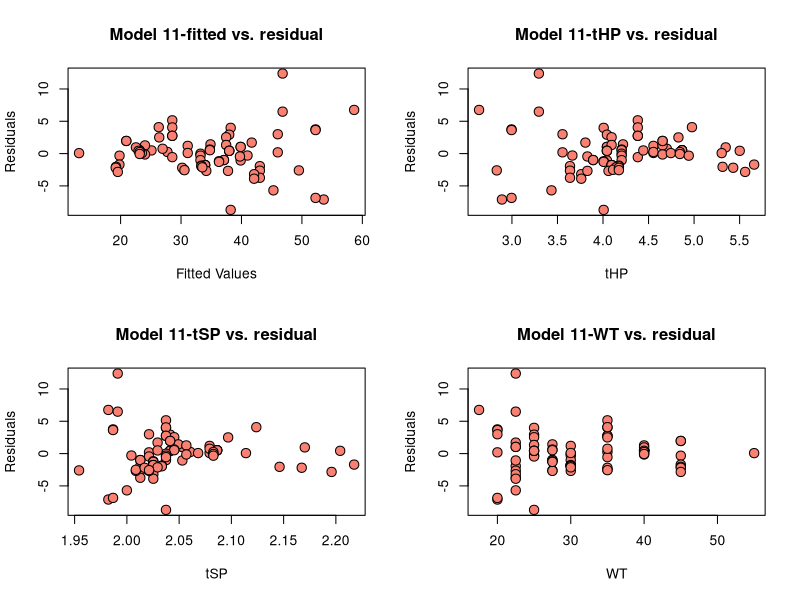
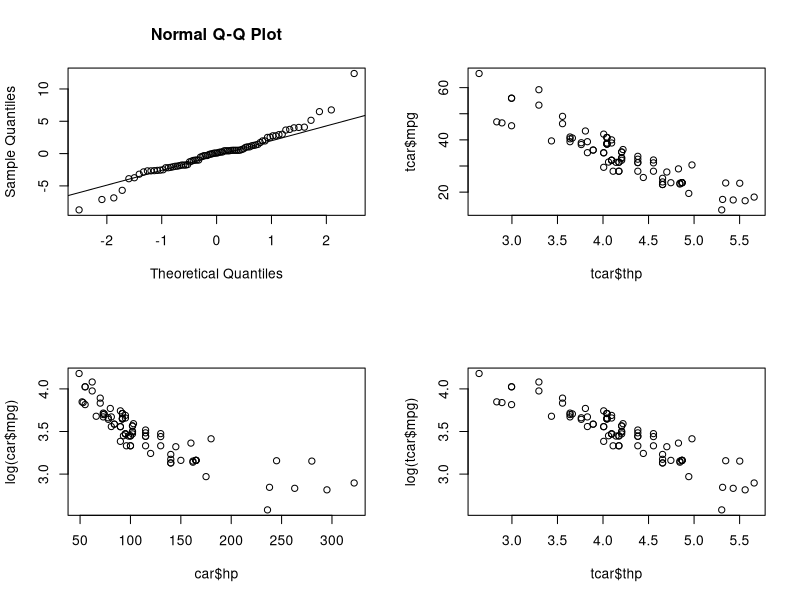
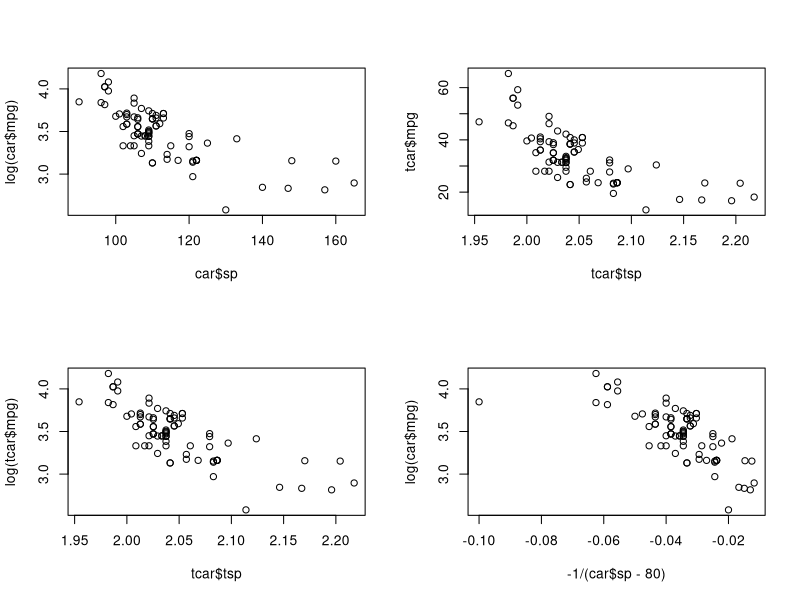
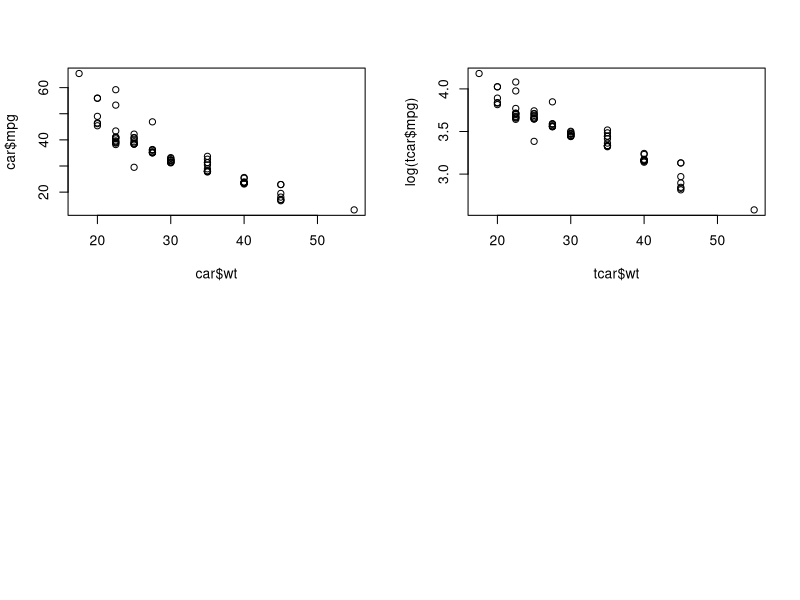
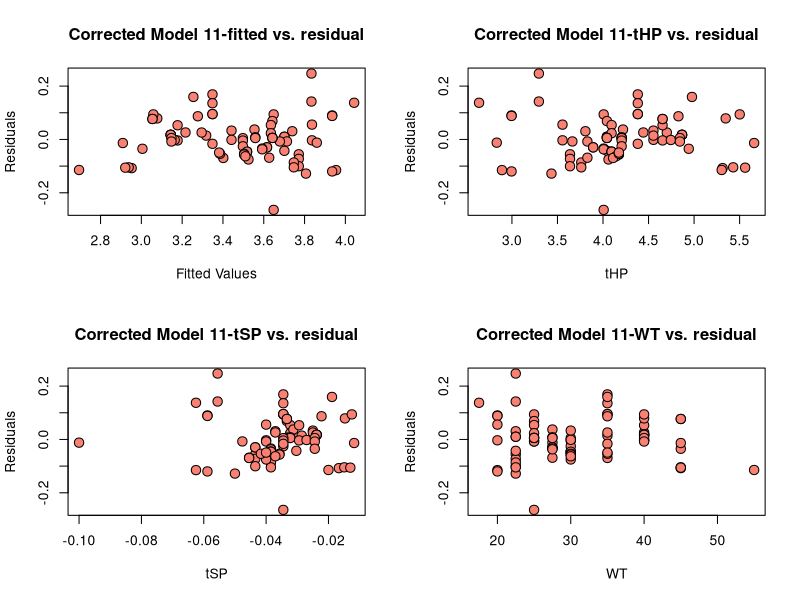
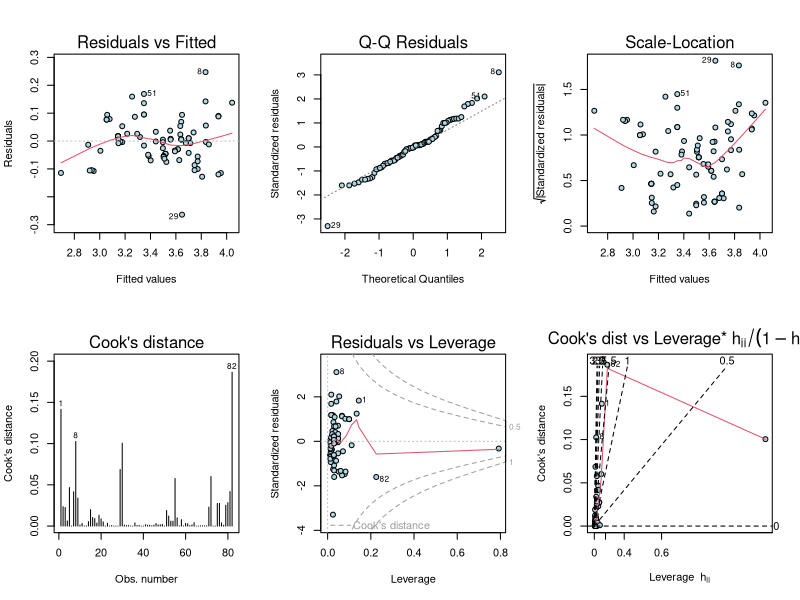
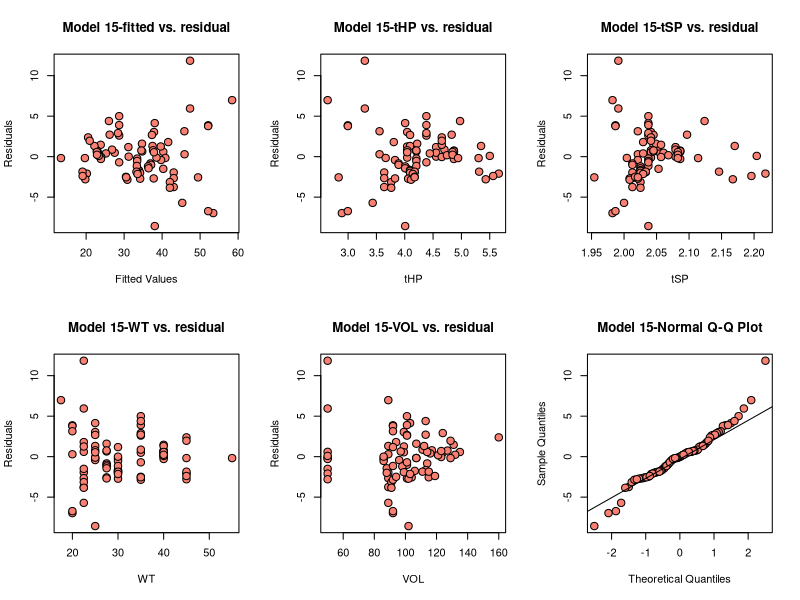
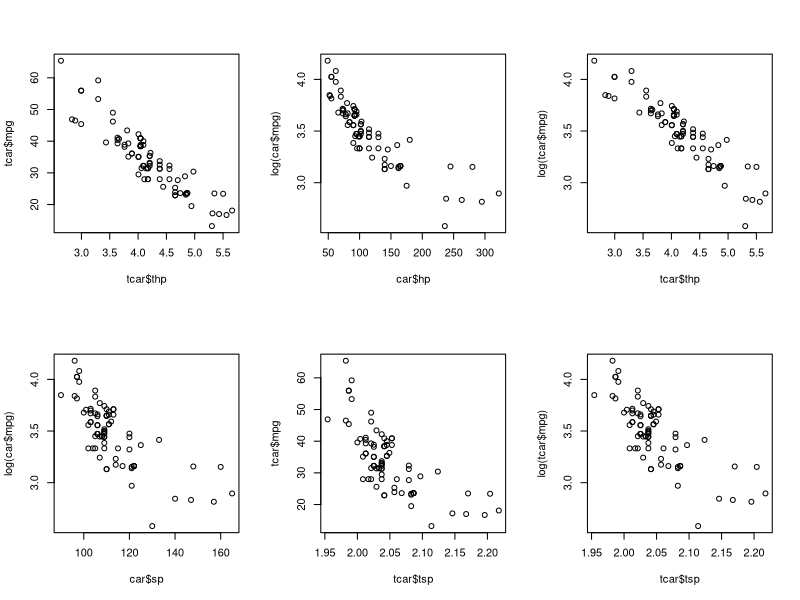

Generate these figures, in order, with R:
setwd('./Documents/course/Regression_Analysis/Assignments/Final_Report')
car <- read.csv('car_data.txt',header=TRUE,sep='')
car <- car[,-1]

library(ggplot2); library(GGally)
colnames(car) = c( "vol","hp","mpg","sp","wt")
tsp <- log10(car$sp);thp <- log(car$hp-35);
tcar <- data.frame(car$vol,thp,car$mpg,tsp,car$wt)
colnames(tcar)=c('vol','thp','mpg','tsp','wt')


## Model Diagonostics
mod1 <- lm(mpg~thp+tsp+wt,data=tcar); summary(mod1)

mod2 <- lm(mpg~thp+tsp+wt+vol,data=tcar); summary(mod2)

mod3 <- lm(mpg~thp+tsp+vol,data=tcar); summary(mod3)

#mod4 <- lm(mpg~thp+tsp,data=tcar); summary(mod4)

#mod5 <- lm(mpg~thp+wt+vol,data=tcar); summary(mod5)

### Model diagonostics on Model1
# 1) Residual plot and qq plot
par(mfrow=c(2,2))
plot(mod1$fit,mod1$res,xlab='Fitted Values', ylab='Residuals',
     main='Model 11-fitted vs. residual',pch=21, col='black', bg='salmon', cex=1.5)
plot(tcar$thp,mod1$res,xlab='tHP',ylab='Residuals',
     main='Model 11-tHP vs. residual', pch=21, col='black', bg='salmon',cex=1.5)
plot(tcar$tsp,mod1$res,xlab='tSP',ylab='Residuals',
     main='Model 11-tSP vs. residual', pch=21, col='black', bg='salmon',cex=1.5)
plot(tcar$wt,mod1$res,xlab='WT',ylab='Residuals',
     main='Model 11-WT vs. residual', pch=21, col='black', bg='salmon',cex=1.5)
qqnorm(mod1$res);qqline(mod1$res)
# 2) Transformation for correcting heteroscedasiticity.
plot(tcar$thp,tcar$mpg);
plot(car$hp,log(car$mpg))
plot(tcar$thp,log(tcar$mpg)) #***

plot(car$sp,log(car$mpg))
plot(tcar$tsp,tcar$mpg);
plot(tcar$tsp,log(tcar$mpg))
plot(-1/(car$sp-80),log(car$mpg)) #***

plot(car$wt, car$mpg)
plot(tcar$wt,log(tcar$mpg)) #***

# 3) Examine the residual to see the if the transformation worked
tmpg <- log(tcar$mpg)
thp <- tcar$thp
tsp <- -1/(car$sp-80)
twt <- tcar$wt

modtrail1 <- lm(tmpg ~ thp+tsp+twt);

# 4) Residual Plots on newly obtained model
par(mfrow=c(2,2))
plot(modtrail1$fit,modtrail1$res,xlab='Fitted Values', ylab='Residuals',
     main='Corrected Model 11-fitted vs. residual',pch=21, col='black', bg='salmon', cex=1.5)
plot(thp,modtrail1$res,xlab='tHP',ylab='Residuals',
     main='Corrected Model 11-tHP vs. residual', pch=21, col='black', bg='salmon',cex=1.5)
plot(tsp,modtrail1$res,xlab='tSP',ylab='Residuals',
     main='Corrected Model 11-tSP vs. residual', pch=21, col='black', bg='salmon',cex=1.5)
plot(twt,modtrail1$res,xlab='WT',ylab='Residuals',
     main='Corrected Model 11-WT vs. residual', pch=21, col='black', bg='salmon',cex=1.5)

# 5) Outlier and other model diagnosis
par(mfrow=c(2,3))
plot(modtrail1,which=c(1:6),pch=21,col='black',bg='lightblue')





### Model diagonostics on Model2
# 1) Residual plot and qq plot
par(mfrow=c(2,3))
plot(mod2$fit,mod2$res,xlab='Fitted Values', ylab='Residuals',
     main='Model 15-fitted vs. residual',pch=21, col='black', bg='salmon', cex=1.5)
plot(tcar$thp,mod2$res,xlab='tHP',ylab='Residuals',
     main='Model 15-tHP vs. residual', pch=21, col='black', bg='salmon',cex=1.5)
plot(tcar$tsp,mod2$res,xlab='tSP',ylab='Residuals',
     main='Model 15-tSP vs. residual', pch=21, col='black', bg='salmon',cex=1.5)
plot(tcar$wt,mod2$res,xlab='WT',ylab='Residuals',
     main='Model 15-WT vs. residual', pch=21, col='black', bg='salmon',cex=1.5)
plot(tcar$vol,mod2$res,xlab='VOL',ylab='Residuals',
     main='Model 15-VOL vs. residual', pch=21, col='black', bg='salmon',cex=1.5)
qqnorm(mod2$res,pch=21,col='black',bg='salmon',cex=1.5, main='Model 15-Normal Q-Q Plot');qqline(mod2$res)

# 2) Transformation for correcting heteroscedasiticity.
plot(tcar$thp,tcar$mpg);
plot(car$hp,log(car$mpg))
plot(tcar$thp,log(tcar$mpg)) #***

plot(car$sp,log(car$mpg))
plot(tcar$tsp,tcar$mpg);
plot(tcar$tsp,log(tcar$mpg))
plot(-1/(car$sp-80),log(car$mpg)) #***

plot(car$wt, car$mpg)
plot(tcar$wt,log(tcar$mpg)) #***

plot(car$vol,car$mpg)
plot(log(car$vol), log(car$mpg))#***


# 3) Examine the residual to see the if the transformation worked
tmpg <- log(tcar$mpg)
thp <- tcar$thp
tsp <- -1/(car$sp-80)
twt <- tcar$wt
tvol <- log(car$vol)

modtrail2 <- lm(tmpg ~ thp+tsp+twt+tvol);

# 4) Residual Plots on newly obtained model
par(mfrow=c(2,3))
plot(modtrail2$fit,modtrail2$res,xlab='Fitted Values', ylab='Residuals',
     main='Corrected Model 15-fitted vs. residual',pch=21, col='black', bg='salmon', cex=1.5)
plot(thp,modtrail2$res,xlab='tHP',ylab='Residuals',
     main='Corrected Model 15-tHP vs. residual', pch=21, col='black', bg='salmon',cex=1.5)
plot(tsp,modtrail2$res,xlab='tSP',ylab='Residuals',
     main='Corrected Model 15-tSP vs. residual', pch=21, col='black', bg='salmon',cex=1.5)
plot(twt,modtrail2$res,xlab='WT',ylab='Residuals',
     main='Corrected Model 15-WT vs. residual', pch=21, col='black', bg='salmon',cex=1.5)
plot(tvol,modtrail2$res,xlab='tVOL',ylab='Residuals',
     main='Corrected Model 15-VOL vs. residual', pch=21, col='black', bg='salmon',cex=1.5)
qqnorm(modtrail2$res,pch=21,col='black',bg='salmon',cex=1.5, main='Corrected Model 15-Normal Q-Q Plot');
qqline(modtrail2$res)

# 5) Outlier and other model diagnosis
par(mfrow=c(2,3))
plot(modtrail2,which=c(1:6),pch=21,col='black',bg='lightblue')






### Model diagonostics on Model3
# 1) Residual plot and qq plot
par(mfrow=c(2,2))
plot(mod3$fit,mod3$res,xlab='Fitted Values', ylab='Residuals',
     main='Model 12-fitted vs. residual',pch=21, col='black', bg='salmon', cex=1.5)
plot(tcar$thp,mod3$res,xlab='tHP',ylab='Residuals',
     main='Model 12-tHP vs. residual', pch=21, col='black', bg='salmon',cex=1.5)
plot(tcar$tsp,mod3$res,xlab='tSP',ylab='Residuals',
     main='Model 12-tSP vs. residual', pch=21, col='black', bg='salmon',cex=1.5)
plot(tcar$vol,mod3$res,xlab='VOL',ylab='Residuals',
     main='Model 12-VOL vs. residual', pch=21, col='black', bg='salmon',cex=1.5)
qqnorm(mod3$res);qqline(mod3$res)
# 2) Transformation for correcting heteroscedasiticity.
plot(tcar$thp,tcar$mpg);
plot(car$hp,log(car$mpg))
plot(tcar$thp,log(tcar$mpg)) #***

plot(car$sp,log(car$mpg))
plot(tcar$tsp,tcar$mpg);
plot(tcar$tsp,log(tcar$mpg))
plot(-1/(car$sp-80),log(car$mpg)) #***

plot(car$wt, car$mpg)
plot(tcar$wt,log(tcar$mpg)) #***

# 3) Examine the residual to see the if the transformation worked
tmpg <- log(tcar$mpg)
thp <- tcar$thp
tsp <- -1/(car$sp-80)
tvol <- log(tcar$vol)

modtrail3 <- lm(tmpg ~ thp+tsp+tvol);

# 4) Residual Plots on newly obtained model
par(mfrow=c(2,2))
plot(modtrail3$fit,modtrail3$res,xlab='Fitted Values', ylab='Residuals',
     main='Corrected Model 12-fitted vs. residual',pch=21, col='black', bg='salmon', cex=1.5)
plot(thp,modtrail3$res,xlab='tHP',ylab='Residuals',
     main='Corrected Model 12-tHP vs. residual', pch=21, col='black', bg='salmon',cex=1.5)
plot(tsp,modtrail3$res,xlab='tSP',ylab='Residuals',
     main='Corrected Model 12-tSP vs. residual', pch=21, col='black', bg='salmon',cex=1.5)
plot(tvol,modtrail3$res,xlab='tVOL',ylab='Residuals',
     main='Corrected Model 12-tVOL vs. residual', pch=21, col='black', bg='salmon',cex=1.5)

# 5) Outlier and other model diagnosis
par(mfrow=c(2,3))
plot(modtrail3,which=c(1:6),pch=21,col='black',bg='lightblue')




### Adjusted R Square and AIC

summary(modtrail1)$adj.r.squared
summary(modtrail2)$adj.r.squared
summary(modtrail3)$adj.r.squared

AIC(modtrail1)
AIC(modtrail2)
AIC(modtrail3)